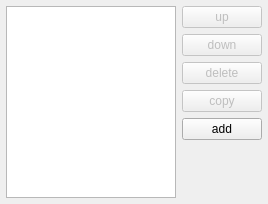
<?xml version="1.0" encoding="UTF-8"?>
<ui version="4.0">
 <class>list_editor</class>
 <widget class="QWidget" name="list_editor">
  <property name="geometry">
   <rect>
    <x>0</x>
    <y>0</y>
    <width>268</width>
    <height>204</height>
   </rect>
  </property>
  <layout class="QGridLayout" name="gridLayout">
   <property name="leftMargin">
    <number>6</number>
   </property>
   <property name="topMargin">
    <number>6</number>
   </property>
   <property name="rightMargin">
    <number>6</number>
   </property>
   <property name="bottomMargin">
    <number>6</number>
   </property>
   <item row="0" column="2">
    <layout class="QVBoxLayout" name="button_layout">
     <item>
      <widget class="QPushButton" name="up">
       <property name="enabled">
        <bool>false</bool>
       </property>
       <property name="text">
        <string>up</string>
       </property>
      </widget>
     </item>
     <item>
      <widget class="QPushButton" name="down">
       <property name="enabled">
        <bool>false</bool>
       </property>
       <property name="text">
        <string>down</string>
       </property>
      </widget>
     </item>
     <item>
      <widget class="QPushButton" name="delete_">
       <property name="enabled">
        <bool>false</bool>
       </property>
       <property name="text">
        <string>delete</string>
       </property>
      </widget>
     </item>
     <item>
      <widget class="QPushButton" name="copy">
       <property name="enabled">
        <bool>false</bool>
       </property>
       <property name="text">
        <string>copy</string>
       </property>
      </widget>
     </item>
     <item>
      <widget class="QPushButton" name="add">
       <property name="enabled">
        <bool>true</bool>
       </property>
       <property name="text">
        <string>add</string>
       </property>
      </widget>
     </item>
     <item>
      <spacer name="vertical_spacer">
       <property name="orientation">
        <enum>Qt::Vertical</enum>
       </property>
       <property name="sizeHint" stdset="0">
        <size>
         <width>20</width>
         <height>40</height>
        </size>
       </property>
      </spacer>
     </item>
    </layout>
   </item>
   <item row="0" column="1">
    <widget class="QTableWidget" name="table">
     <property name="dragDropOverwriteMode">
      <bool>false</bool>
     </property>
     <property name="alternatingRowColors">
      <bool>false</bool>
     </property>
     <property name="selectionMode">
      <enum>QAbstractItemView::ExtendedSelection</enum>
     </property>
     <property name="selectionBehavior">
      <enum>QAbstractItemView::SelectRows</enum>
     </property>
     <property name="showGrid">
      <bool>false</bool>
     </property>
     <property name="gridStyle">
      <enum>Qt::SolidLine</enum>
     </property>
     <property name="columnCount">
      <number>1</number>
     </property>
     <attribute name="horizontalHeaderVisible">
      <bool>false</bool>
     </attribute>
     <attribute name="horizontalHeaderStretchLastSection">
      <bool>true</bool>
     </attribute>
     <attribute name="verticalHeaderVisible">
      <bool>false</bool>
     </attribute>
     <attribute name="verticalHeaderDefaultSectionSize">
      <number>25</number>
     </attribute>
     <column/>
    </widget>
   </item>
  </layout>
 </widget>
 <resources/>
 <connections/>
</ui>
